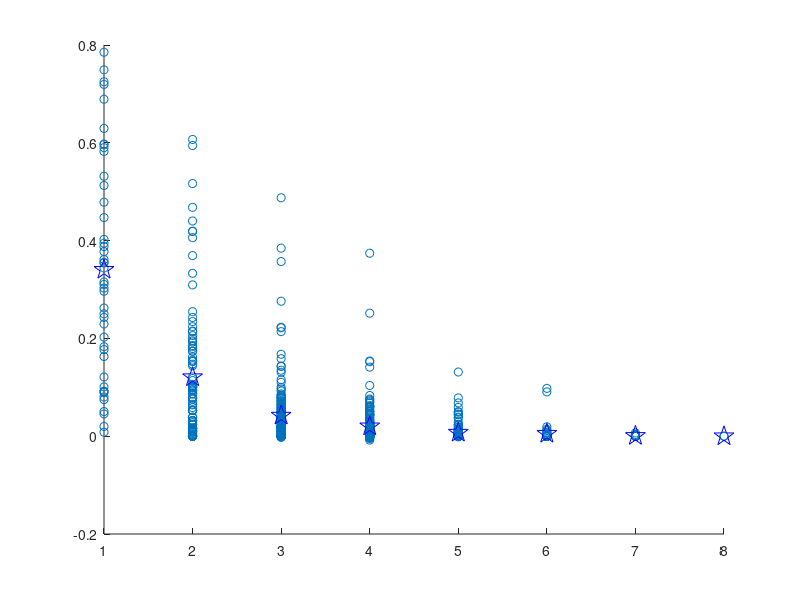

The MATLAB script that drew this image:
load jump.mat
load lambda.mat
load mean_num.mat
load mean.mat
figure(1)
scatter(jump,lambda,'k.');
hold on 
plot(mean_num,mean,'bp','MarkerSize',15);
hold on 